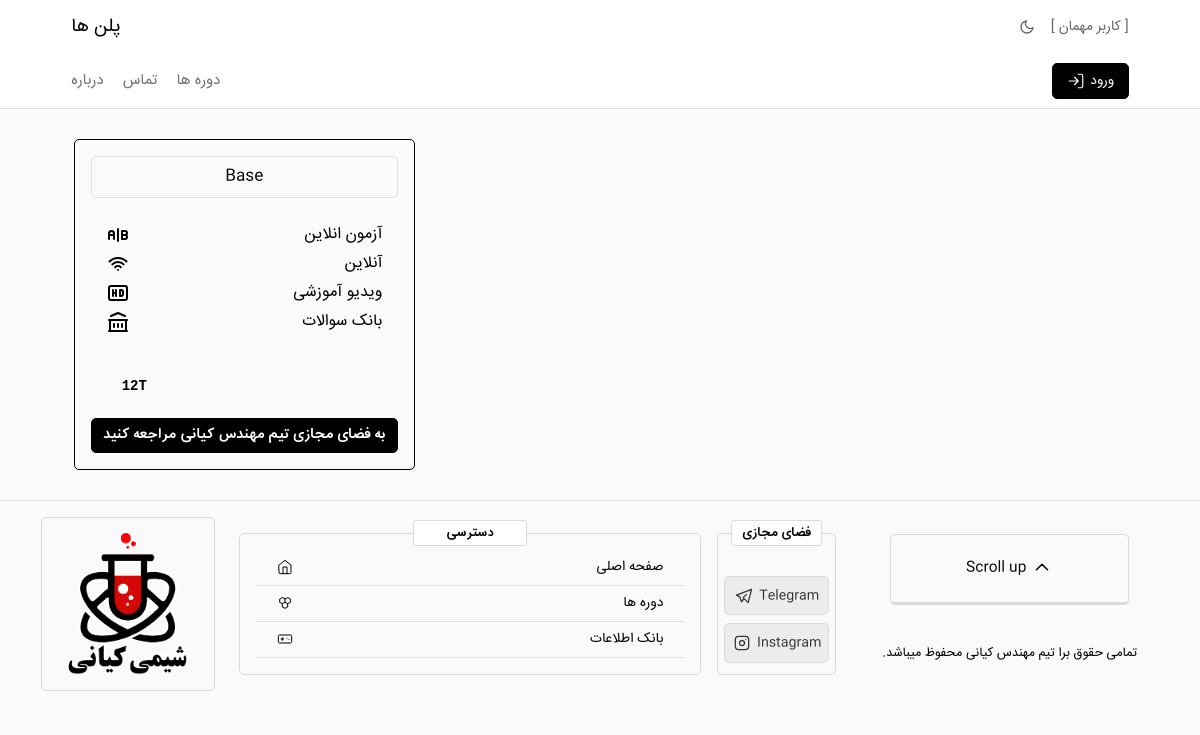
Page /plans/ on the earlier database version.
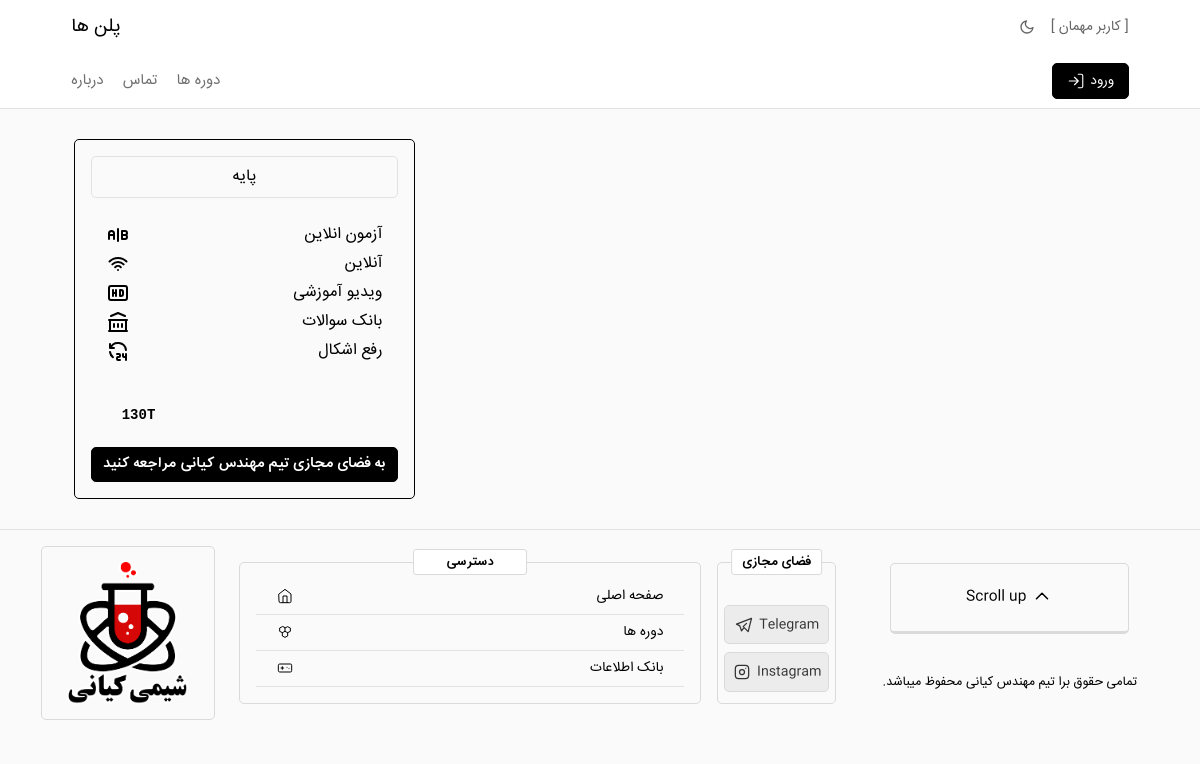
Same page on the later database version.
### home/models.py (models this page shows, shortened)
class Plan(models.Model):
    name = models.CharField(max_length=48)
    features = models.ManyToManyField(Feature)
    price = models.CharField(max_length=120, default='0')

class Feature(models.Model):
    name = models.CharField(max_length=48)
    icon = models.CharField(max_length=12000, blank=True)

### home/views.py (the view)
# urls.py: path('plans/', Plans_view, name='plans'),
def Plans_view(request):
    context = {'title':'Plans','HT':'پلن ها'}
    plans = Plan.objects.all()
    cooked_plans = []
    for plan in plans:
        cooked_plans.append({
            'name': plan.name,
            'features': plan.features,
            'price': plan.price
        })
    context['plans'] = cooked_plans
    return render(request, 'home/plans.html', context=context)

### home/templates/home/plans.html
{%extends 'home/base.html'%}
{%load static%}
{%block content%}
<link rel="stylesheet" href="{% static 'css/plans.css'%}">
    <main>
        <div class="plans-container" style="position: relative;">
            {%if plans%}
            {%for plan in plans%}
            <div class="plan-card">
                <div class="card-upper">
                    <h2 class="plan-name">{{plan.name}}</h2>
                    {%for feature in plan.features.all%}
                        <div class="colum-breaker">
                            <p>{{feature.name}}</p>
                            {{feature.icon|safe}}
                        </div>
                    {%endfor%}
                </div>
                <div class="card-lower">
                    <h3 class="price">{{plan.price}}T</h3>
                    <div class="subscribe" onclick="openSocial()">
                        به فضای مجازی تیم مهندس کیانی مراجعه کنید
                    </div>
                </div>
            </div>
            {%endfor%}
            {%else%}
            <div style="border: 1px solid #444;border-radius: 5px;height: 30vh;position: absolute; width: 100%; display: flex;font-family: IRSansB;font-size: .875rem;align-items: center;justify-content: center;">
                دوره ای پیدا نشد
            </div>
            {%endif%}
        </div>
    </main>
{%endblock content%}

### home/templates/home/base.html (shortened to what this page needs)
{%load static%}
{%block head%}
<head>
    <link type="text/css" rel="stylesheet" href="{%static 'css/globals.css'%}" />
</head>
{%endblock%}
<body>
    <div style="background: #fff; border-bottom: 1px solid #e2e2e2;">
        <header>
            <div style="display: flex; justify-content: space-between; height: 54px;">
                <h3 style="margin: auto 0; display: flex;">{{HT}}</h3>
                <div style="display: flex; gap: 1em;">
                    <a id="themeSwitch">
                        <svg xmlns="http://www.w3.org/2000/svg" width="16" height="16" viewBox="0 0 24 24" fill="none"
                            stroke="currentColor" stroke-width="2" stroke-linecap="round" stroke-linejoin="round">
                            <path d="M21 12.79A9 9 0 1 1 11.21 3 7 7 0 0 0 21 12.79z"></path>
                        </svg>
                    </a>
                    {%if user.is_authenticated%}
                    <a style="width: 30px; height: 30px; border: 1px solid #e2e2e2; position: relative;
                        border-radius: 100%; margin: auto 0;" href="{%url 'profile'%}">
                        <span id="profile"></span>
                    </a>
                    {%else%}
                    <span style="display: flex; margin: auto 0; font-size: 0.875rem; color: #666;">[ کاربر مهمان
                        ]</span>
                    {%endif%}
                </div>
            </div>
            <div style="display: flex; justify-content: space-between; height: 54px;">
                <div id="nav">
                    <a href="/">درباره</a>
                    <a onclick="openSocial()" style="cursor: pointer;">تماس</a>
                    <a href="{%url 'plans'%}">دوره ها</a>
                </div>
                {%if user.is_authenticated%}
                <div style="display: grid; grid-template-columns: 1fr;">
                    <div
                        style="width: 100px; height: 33.2px; position: relative; display: flex; margin: auto 0; grid-row-start: 1; grid-column-start: 1;">
                        <div id="panel">
                            <div style="max-width: 100%; padding: 8px 20px; color: #666; cursor: default;">
                                <div style="display: flex; justify-content: space-between;">
                                    <p class="panel-name" style="color: #444;">{{user.username}}</p>
                                    <p style="color: #666; font-weight: 500; font-size: 0.875rem;">{{user.grade}}</p>
                                </div>
                                <p style="font-family: monospace; text-align: left;">+98 {{user.phone_number}}</p>
                            </div>
                            <div class="panel-item-wrapper">
                                <a href="{%url 'home'%}">صفحه اصلی <span>
                                        <svg fill="none" stroke="currentColor" stroke-linecap="round"
                                            stroke-linejoin="round" stroke-width="1.5"
                                            shape-rendering="geometricPrecision" viewBox="0 0 24 24"
                                            class="jsx-3060654314" height="16" width="16" style="color: currentcolor;">
                                            <path d="M3 9l9-7 9 7v11a2 2 0 01-2 2H5a2 2 0 01-2-2z"></path>
                                            <path d="M9 22V12h6v10"></path>
                                        </svg>
                                    </span></a>
                            </div>
                            <div class="panel-item-wrapper">
                                <a href="{%url 'question-bank'%}" style="padding: 8px 20px 8px 19.1px;">بانک سوالات<span>
                                        <svg fill="none" stroke="currentColor" stroke-linecap="round" stroke-linejoin="round" stroke-width="1.5" shape-rendering="geometricPrecision" viewBox="0 0 24 24" class="jsx-3371494958" height="16" width="16" style="color: currentcolor;"><path d="M21 16V8a2 2 0 00-1-1.73l-7-4a2 2 0 00-2 0l-7 4A2 2 0 003 8v8a2 2 0 001 1.73l7 4a2 2 0 002 0l7-4A2 2 0 0021 16z"></path><path d="M3.27 6.96L12 12.01l8.73-5.05M12 22.08V12"></path></svg></a>
                            </div>
                            <div class="panel-item-wrapper">
                                <a href="{%url 'video-list'%}" style="padding: 8px 20px 8px 18.9px;">ویدیو آموزشی<svg fill="none" stroke="currentColor" stroke-linecap="round" stroke-linejoin="round" stroke-width="1.5" shape-rendering="geometricPrecision" viewBox="0 0 24 24" class="jsx-3371494958" height="16" width="16" style="color: currentcolor;"><path d="M22.54 6.42a2.78 2.78 0 00-1.94-2C18.88 4 12 4 12 4s-6.88 0-8.6.46a2.78 2.78 0 00-1.94 2A29 29 0 001 11.75a29 29 0 00.46 5.33A2.78 2.78 0 003.4 19c1.72.46 8.6.46 8.6.46s6.88 0 8.6-.46a2.78 2.78 0 001.94-2 29 29 0 00.46-5.25 29 29 0 00-.46-5.33z"></path><path d="M9.75 15.02l5.75-3.27-5.75-3.27v6.54z"></path></svg></a>
                            </div>
                            <div class="panel-item-wrapper">
                                <a href="{%url 'exam'%}">آزمون انلاین <span>
                                        <svg data-testid="geist-icon" fill="none" height="16"
                                            shape-rendering="geometricPrecision" stroke="currentColor"
                                            stroke-linecap="round" stroke-linejoin="round" stroke-width="1.5"
                                            viewBox="0 0 24 24" width="16" style="color: currentcolor;">
                                            <rect x="2" y="3" width="20" height="14" rx="2" ry="2"></rect>
                                            <path d="M8 21h8"></path>
                                            <path d="M12 17v4"></path>
                                        </svg>
                                    </span></a>
                            </div>
                            <div class="seperator" style="padding: 0; max-width: unset;"></div>
                            <div class="panel-item-wrapper">
                                <a href="{%url 'solution'%}">رفع اشکال<span><svg data-testid="geist-icon"
                                            fill="none" height="16" shape-rendering="geometricPrecision"
                                            stroke="currentColor" stroke-linecap="round" stroke-linejoin="round"
                                            stroke-width="1.5" viewBox="0 0 24 24" width="16"
                                            style="color: currentcolor;">
                                            <path
                                                d="M21 11.5a8.38 8.38 0 01-.9 3.8 8.5 8.5 0 01-7.6 4.7 8.38 8.38 0 01-3.8-.9L3 21l1.9-5.7a8.38 8.38 0 01-.9-3.8 8.5 8.5 0 014.7-7.6 8.38 8.38 0 013.8-.9h.5a8.48 8.48 0 018 8v.5z">
                                            </path>
                                        </svg></span></a>
                            </div>
                            <div class="panel-item-wrapper">
                                <a href="{%url 'logout'%}">خروج از حساب <span style="transform: rotate(90deg)"><svg
                                            style="transform: rotate(90deg)" fill="none" stroke="currentColor"
                                            stroke-linecap="round" stroke-linejoin="round" stroke-width="1.5"
                                            shape-rendering="geometricPrecision" viewBox="0 0 24 24"
                                            class="jsx-3060654314" height="16" width="16" style="color: currentcolor;">
                                            <path d="M9 21H5a2 2 0 01-2-2V5a2 2 0 012-2h4M16 17l5-5-5-5M21 12H9"></path>
                                        </svg></span></a>
                            </div>
                            <div class="seperator" style="padding: 0; max-width: unset;"></div>
                            <div style="padding: 8px 20px;">
                                <a href="{%url 'profile'%}" class="btn_fill"
                                    style="padding: 0.3em 0.8em; font-size: 0.8rem; display: flex; justify-content: center;">پروفایل</a>
                            </div>
                        </div>
                    </div>
                    <button style="grid-row-start: 1; grid-column-start: 1; padding: 0 !important;" type="button"
                        class="btn_fill" id="menuDropdown" onclick="toggleMenu()" onkeydown="toggleMenu()">
                        <div
                            style="display: flex; gap: 0.3em; padding: 0.4em 0.8em; font-size: 0.8rem; pointer-events: none;">
                            <svg id="arrow"
                                style="margin: auto 0; transform: rotate(90deg); transition: transform 0.15s ease"
                                data-testid="geist-icon" fill="none" height="20" shape-rendering="geometricPrecision"
                                stroke="currentColor" stroke-linecap="round" stroke-linejoin="round" stroke-width="1.5"
                                viewBox="0 0 24 24" width="20" style="color: currentcolor;">
                                <path d="M6 9l6 6 6-6"></path>
                            </svg>
                            <span style="margin: auto 0;">پنل کاربری</span>
                        </div>
                    </button>
                </div>
                {%else%}
                <a type="button" class="btn_fill" style="display: flex; flex-direction: row-reverse; gap: 0.4em;"
                    href="{% url 'login'%}">ورود <span style="display: flex; margin: auto 0;"><svg fill="none"
                            stroke="currentColor" stroke-linecap="round" stroke-linejoin="round" stroke-width="1.5"
                            shape-rendering="geometricPrecision" viewBox="0 0 24 24" class="jsx-3060654314" height="18"
                            width="18" style="color: currentcolor;">
                            <path d="M15 3h4a2 2 0 012 2v14a2 2 0 01-2 2h-4M10 17l5-5-5-5M15 12H3"></path>
                        </svg></span></a>
                {%endif%}
            </div>
        </header>
    </div>
    {%block content%}
    {%endblock%}
    <div style="border-top: 1px solid #e2e2e2;margin-top: 30px;display: flex;justify-content: center;">
        <div class="footer">
            <div class="left-foot">
                <img src="{%static 'assets/logo.png'%}">
            </div>
            <div class="right-foot">
                <div class="free-use-foot">
                    <h3 class="socials-foot-head" style="padding: 0 2.5em;">دسترسی</h3>
                    <a href="{%url 'home'%}">
                        <div class="use-foot-item">
                            صفحه اصلی
                        </div>
                    </a>
                    <a href="{%url 'plans'%}">
                        <div class="use-foot-item">
                            دوره ها
                        </div>
                    </a>
                    <a href="{%url 'question-bank'%}">
                        <div class="use-foot-item">
                            بانک اطلاعات
                        </div>
                    </a>
                </div>
                <div class="socials-foot-cont">
                    <h3 class="socials-foot-head">فضای مجازی</h3>
                    <a href="https://t.me/chemistry_kiani1">
                        <div class="social-foot">
                            Telegram
                        </div>
                    </a>
                    <a href="https://instagram.com/chemistry_kiani?igshid=1ch7fdswd2s">
                        <div class="social-foot">
                            Instagram
                        </div>
                    </a>
                </div>
            </div>
            <div class="mid-foot">
                <div class="scroll-up" onclick="window.scrollTo({ top: 0, behavior: 'smooth' })">
                    Scroll up
                </div>
                <div class="right-text"><p>.تمامی حقوق برا تیم مهندس کیانی محفوظ میباشد</p></div>
            </div>
        </div>
    </div>
</body>

Differences in the rows shown:
shown differently, row unchanged: Feature "آزمون انلاین": moves from the list under "Base" to the list under "پایه"
shown differently, row unchanged: Feature "آنلاین": moves from the list under "Base" to the list under "پایه"
shown differently, row unchanged: Feature "ویدیو آموزشی": moves from the list under "Base" to the list under "پایه"
shown differently, row unchanged: Feature "بانک سوالات": moves from the list under "Base" to the list under "پایه"
added Feature: name "رفع اشکال", shown under "پایه"
Other differences:
new list line: "پایه 130"
new list line: "T به فضای مجازی تیم مهندس کیانی مراجعه کنید"
list line gone: "Base 12"
list line gone: "T به فضای مجازی تیم مهندس کیانی مراجعه کنید"
